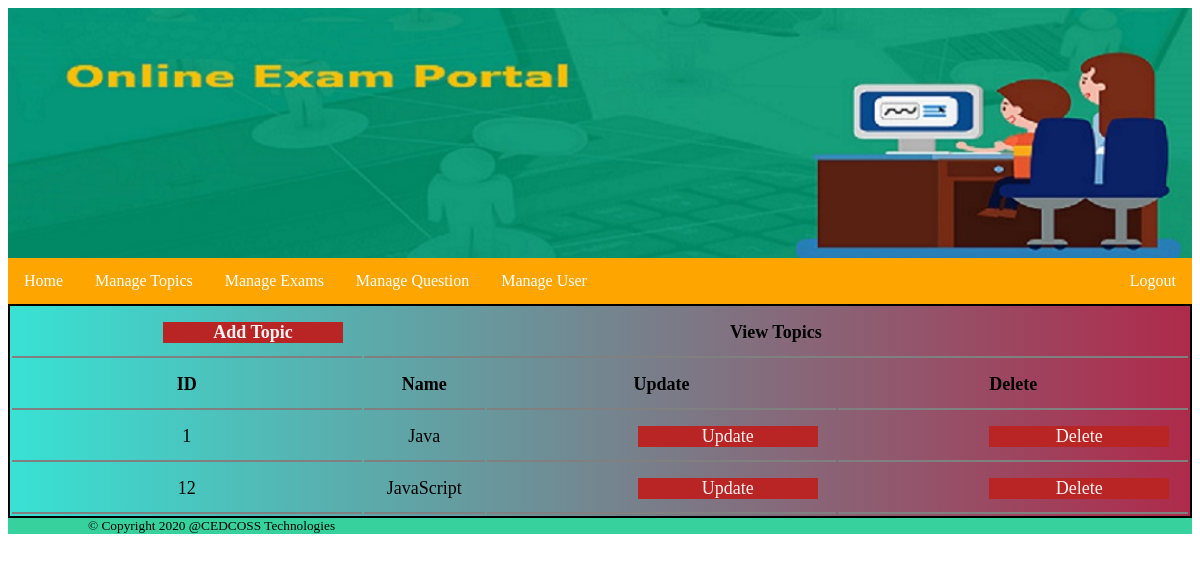
/Admin/viewtopic.php (signed in), run on the app's committed database.
### tables this page shows
CREATE TABLE `topic` (
  `topic_id` int(11) NOT NULL,
  `name` varchar(50) NOT NULL
);

### Admin/viewtopic.php (the view, shortened to what this page needs)
<?php
    include('header.php');
    include('config.php');
?>
<div class="main">
 <?php include('nav.php'); ?>
   <?php $sql = "SELECT * from topic";
        echo "<table class='view-table-css'>";
        echo"<tr> <th class='view-table-css-td'><a href='addtopic.php' class='anchor-css'>Add Topic</a></th>
        <th colspan='3' class='view-table-css-td'>View Topics</th></tr>";
        echo"<tr>
        <th class='view-table-css-td'>ID</th>
        <th class='view-table-css-td'>Name</th>
        <th class='view-table-css-td'>Update</th>
        <th class='view-table-css-td'>Delete</th></tr>";
        $result =$conn->query($sql);
    if ($result->num_rows > 0) {
        while ($row = $result->fetch_assoc()) {
            echo "<tr>";
            echo"<td class='view-table-css-td'>".$row['topic_id']."</td>";
            echo"<td class='view-table-css-td'>".$row['name']."</td>";
            echo'<td class="view-table-css-td"><a href="edittopic.php?id='.$row['topic_id'].'" class="anchor-css">Update</a></td>';
            echo'<td class="view-table-css-td"><a href="deletetopic.php?id='.$row['topic_id'].'" class="anchor-css">Delete</a></td>';
            echo"</tr>";
        }
    }
    echo"</table>";
    ?>
</div>
<?php include ('footer.php') ?>

### Admin/css/style.css (style rules this page uses)
.view-table-css { width: 100%; border: 2px solid black; text-align: center; background:linear-gradient(to right,rgba(22, 221, 205, 0.856),rgb(175, 42, 75)); font-size: large; }
.view-table-css-td { color: black; border-bottom: 2px solid gray; width: 500px; height: 50px; }
.anchor-css { display: block; color: rgb(253, 241, 241); background-color:rgb(185, 36, 36); text-decoration: none; width: 100px; margin-left: 150px; padding-left: 40px; padding-right: 40px; }

### data on the page
topic: topic_id "1", name "Java"
topic: topic_id "12", name "JavaScript"
